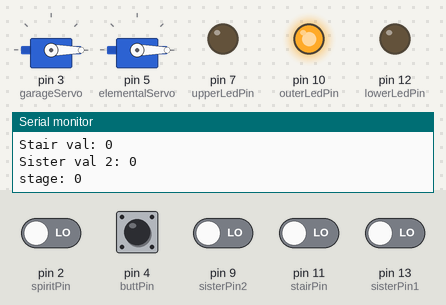
Bench run of a sketch on a simulated Arduino Uno, built with avr-gcc and run on an emulated ATmega328P. Parts: 2 × servo, output pins drawn as LEDs (lit = HIGH), the last lines printed to the serial monitor. Inputs (shaded band) come from the test bench; at power-on: pin 2 (spiritPin), pin 4 (buttPin), pin 9 (sisterPin2), pin 11 (stairPin), pin 13 (sisterPin1) LOW.

Above: at 2.2 s.
2.3 s: pin 13 (sisterPin1) driven HIGH
At 3.4 s:
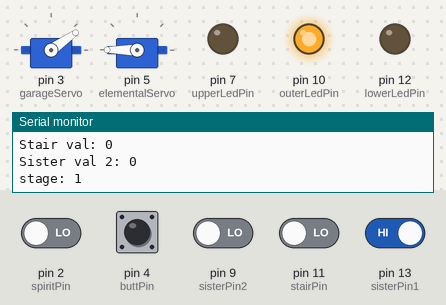
4.6 s: pin 2 (spiritPin) driven HIGH
At 6.2 s:
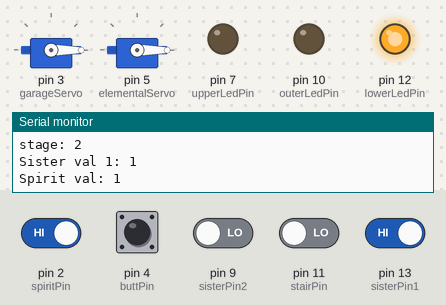
6.6 s: pin 11 (stairPin) driven HIGH
At 7.1 s:
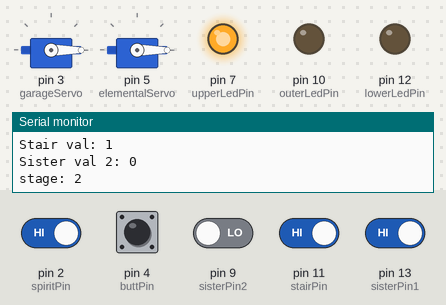
Timing chart, 0 to 9.6 s (numbered marks = the images above; inputs shaded):
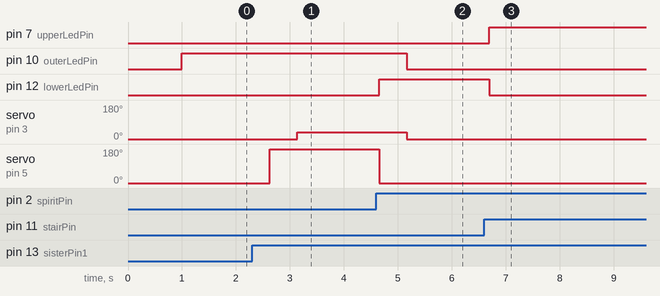

The sketch:

house_party_battle.ino
```cpp
#include <Servo.h> // use the library

Servo elementalServo; // servo for the elementals

Servo garageServo; // servo for the garage
Servo wallServo; // servo for the front wall
Servo finalServo; // servo that knocks Aelwyn over at the end.

// the pins for each switch, to access them more easily and change them quickly.
// all figure pins are set to 4, until we decide which pins they actually go to.
const int sisterPin1 = 13; // pin for setting Adaine and Aelwyn up outside
const int spiritPin = 2; // pin for setting up the spirit guardians
const int stairPin = 11; // pin for Aelwyn in the web and the cycle on the stairs with Adaine attached

const int sisterPin2 = 9; // pin for setting Adaine and Aelwyn up inside
const int buttPin = 4; // pin for the button at the end

// the values of the pins, to detect when things are placed upon them
int sisterVal1; // value for setting Adaine and Aelwyn up outside
int spiritVal; // value for setting up the spirit guardians
int stairVal; // value for Aelwyn in the web and the motorcycle on the stairs with Adaine

int sisterVal2; // value for setting Adaine and Aelwyn up inside
int buttVal; // value for the button at the end

// light up the current scene the user must assemble
bool outerLit = true; // whether or not the outside area is lit
bool lowerLit = false; // whether or not the lower floor is lit
bool upperLit = false; // whether or not the upper floor is lit
const int outerLedPin = 10; // the pin for the lower floor LED(s)
const int lowerLedPin = 12; // the pin for the lower floor LED(s)
const int upperLedPin = 7; // the pin for the upper floor LED(s)
// use servos and walls to open the specific parts that are shown to the user
bool garageOpen = false; // whether or not the garage is open
bool lowerOpen = false; // whether or not the first floor is open
bool upperOpen = false; // whether or not the upper floor is open

int stage = 0; /* the current scene, as follows:
0 - beginning, user must set up Adaine and Aelwyn
1 - garage is open, user must place spirit guardians
2 - first floor is lit, user must set up web, Aelwyn, motorcycle, Adaine on motorcycle
3 - second floor is lit, user must set up Adaine and Aelwyn at the end
4 - Adaine and Aelwyn in place, user must press switch to end the sequence
5 - sequence is done, victory music plays
*/
void setup() {
  // put your setup code here, to run once:
  Serial.begin(9600);
  Serial.println("test");
  // initialize switches
  pinMode(sisterPin1, INPUT); // set sister pin 1 to input
  pinMode(spiritPin, INPUT); // set spirit pin to input
  pinMode(stairPin, INPUT); // set stair pin to input
  pinMode(sisterPin2, INPUT); // set sister pin 2 to input
  pinMode(outerLedPin, OUTPUT); // set lower floor led pin to output
  pinMode(lowerLedPin, OUTPUT); // set lower floor led pin to output
  pinMode(upperLedPin, OUTPUT); // set upper floor led pin to output
  //elementalServo1.attach(4); // attach the servo for the second elemental
  //elementalServo1.write(0); // attach the servo for the second elemental
  //elementalServo2.attach(4); // attach the servo for the second elemental
  //elementalServo2.write(0); // attach the servo for the second elemental
  garageServo.attach(3); // attach the servo for the garage
  garageServo.write(0); // start at zero.

  elementalServo.attach(5); // servo for the front wall
  elementalServo.write(0); // start wall servo at zero
  //finalServo.attach(4); // attach final servo
  //finalServo.write(0); // start final servo at zero
  //Serial.println("test");
  delay(1000);

}

void loop() {
  //digitalWrite(lowerLedPin, HIGH);
  //digitalWrite(upperLedPin, LOW);
  //garageServo.write(0);
  //garageServo.write(180);


  //digitalWrite(upperLedPin, HIGH);
  //digitalWrite(lowerLedPin, LOW);
  //delay(1000);
  if (outerLit == true){
    digitalWrite(outerLedPin, HIGH);
  } else {
    digitalWrite(outerLedPin, LOW);
  }
  if (lowerLit == true){
    digitalWrite(lowerLedPin, HIGH);
  } else {
    digitalWrite(lowerLedPin, LOW);
  }
  if (upperLit == true){
    digitalWrite(upperLedPin, HIGH);
  } else {
    digitalWrite(upperLedPin, LOW);
  }
  delay(500);
  //garageServo.write(180);
  sisterVal1 = digitalRead(sisterPin1); // get the outside Adaine and Aelwyn value
  spiritVal = digitalRead(spiritPin); // get the spirit guardians value
  stairVal = digitalRead(stairPin); // get the web and cycle value

  sisterVal2 = digitalRead(sisterPin2); // get the inside Adaine and Aelwyn value
  buttVal = digitalRead(buttPin); // get the button value
  Serial.println("Sister val 1: " + String(sisterVal1));
  Serial.println("Spirit val: " + String(spiritVal));
  Serial.println("Stair val: " + String(stairVal));
  Serial.println("Sister val 2: " + String(sisterVal2));
  Serial.println("stage: " + String(stage));
  //delay(1000);

  //Serial.println(sisterVal1  );
  switch(stage){
    case 0: // beginning, user must set up Adaine and Aelwyn
      garageServo.write(0);
      outerLit = true;
      if (sisterVal1 == HIGH){ // when the button is pressed, go to the next stage.
        delay(100); // slight delay, so it's not too jarring and instant.
        // spin the elementals around here
        elementalServo.write(180);

        //garageServo.write(0);
        // lift the garage door, when finished change stage
        stage = 1;
      }
      break;
    case 1: // garage is open, user must place spirit guardians
      outerLit = true;
      garageServo.write(35);
      if (spiritVal == HIGH){ // when the button is pressed, go to the next stage.
        // lift up the lower floor door, then light up lower floor and change stage.
        elementalServo.write(0);
        stage = 2;
        lowerLit = true; // light up the lower floor
      }
      break;
    case 2: // first floor is open, user must set up web, Aelwyn, motorcycle, Adaine on motorcycle
      lowerLit = true;
      outerLit = false;
      garageServo.write(0);
      if (stairVal == HIGH){ // when the web and cycle combo are set up, go to the next stage.
        // lift up the upper floor door, dim the lower floor, then light up the upper floor and change stage.
        stage = 3;
        lowerLit = false; // dim the first floor
        upperLit = true; // light up the lower floor
      }
      break;
    case 3: // second floor is open, user must set up Adaine and Aelwyn at the end
      upperLit = true;
      if (sisterVal2 == HIGH){ // when the button is pressed, go to the next stage.
        stage = 4;
      }
      break;
    case 4: // Adaine and Aelwyn in place, user must press switch to end the sequence
      if (sisterVal2 == HIGH && buttVal == HIGH){ // when the button is pressed, go to the next stage.
        stage = 5;
      }
      break;
    case 5: // sequence is done, victory music plays
      for (int i = 0; i < 10; i += 1){
        delay(100);
        digitalWrite(upperLedPin, HIGH);
        delay(100);
        digitalWrite(upperLedPin, LOW);
      }
      upperLit = false;
      break;
    default:
      break;

  }

}
```

Measured:
- after the input at 2.3 s, servo on pin 3 (garageServo): 0° → 35° after 0.83 s; servo on pin 5 (elementalServo): 0° → 180° after 0.33 s
- after the input at 4.6 s, pin 10 (outerLedPin): HIGH → LOW after 0.57 s; pin 12 (lowerLedPin): LOW → HIGH after 0.06 s; servo on pin 3 (garageServo): 35° → 0° after 0.57 s; servo on pin 5 (elementalServo): 180° → 0° after 0.06 s
- after the input at 6.6 s, pin 7 (upperLedPin): LOW → HIGH after 0.09 s; pin 12 (lowerLedPin): HIGH → LOW after 0.09 s
